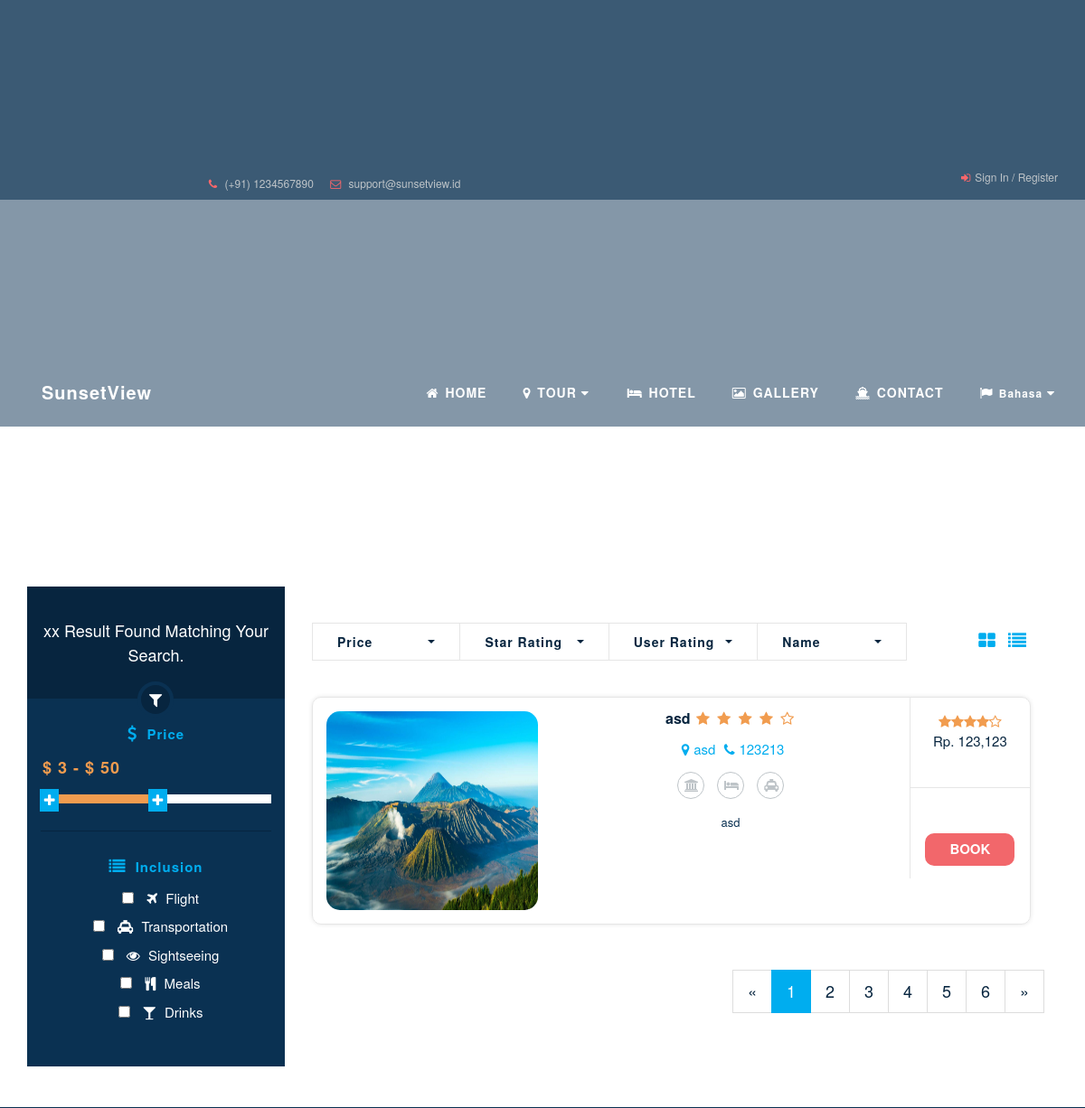
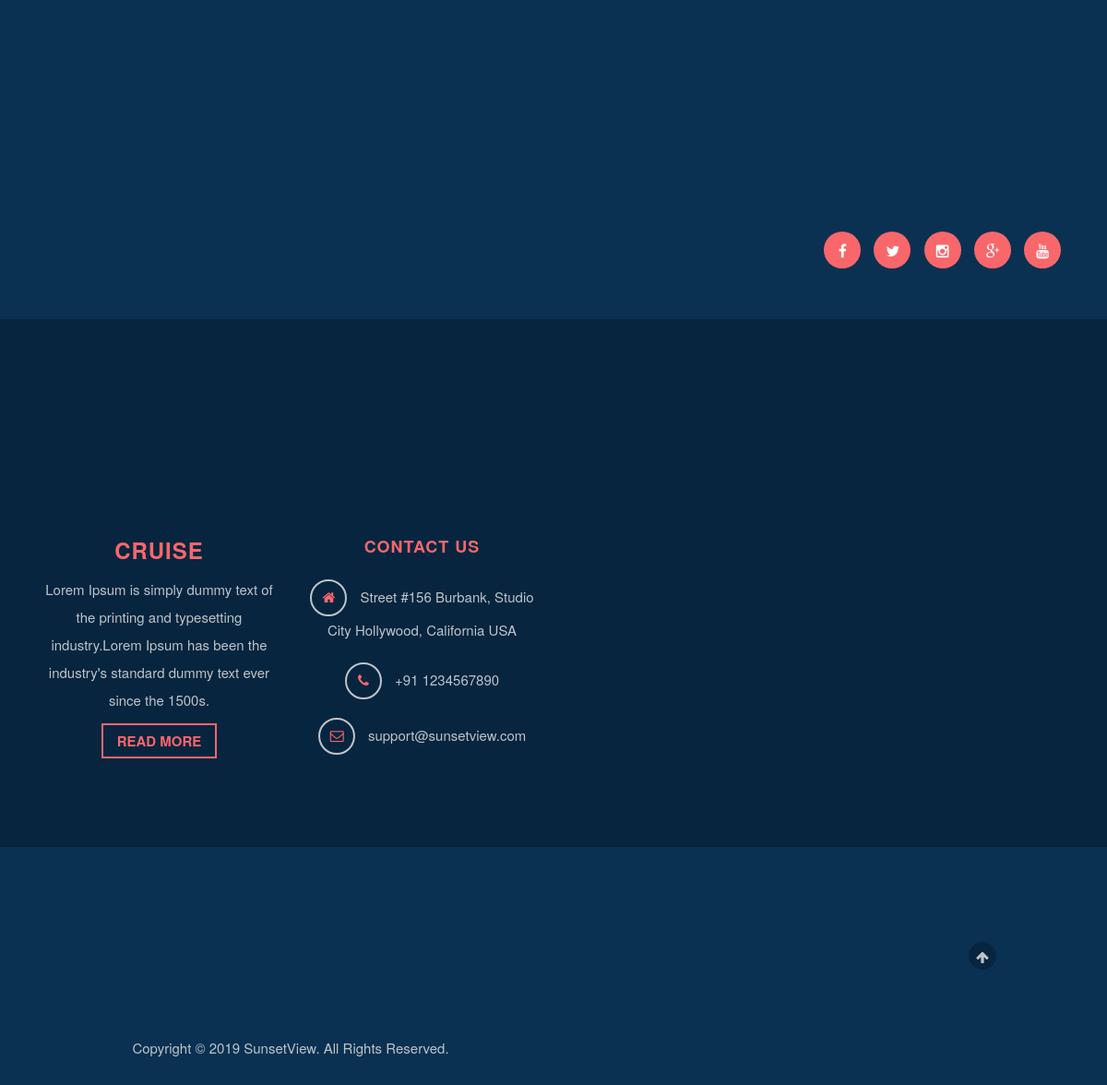
The app's page /index.php/wisata with its own data (2 pictures, top to bottom).
### tables this page shows
CREATE TABLE `galery` (
  `idgalery` int(11) NOT NULL,
  `gambar` text,
  `deskripsi` text,
  `tag` text,
  `wisata_idwisata` int(11) DEFAULT NULL,
  `hotel_idhotel` int(11) DEFAULT NULL,
  `paket_idpaket` int(12) DEFAULT NULL
);

CREATE TABLE `wisata` (
  `idwisata` int(11) NOT NULL,
  `nama_wisata` text,
  `rating` decimal(2,1) DEFAULT NULL,
  `deskripsi_w` text,
  `harga` int(11) DEFAULT NULL,
  `lokasi` text,
  `deskripsi_eng` text,
  `harga_2` int(11) DEFAULT NULL,
  `no_telp` varchar(12) NOT NULL
);

CREATE TABLE `fasilitas` (
  `id_fasilitas` int(9) NOT NULL,
  `icon` varchar(90) NOT NULL,
  `id_wisata` int(9) DEFAULT NULL,
  `id_hotel` int(9) DEFAULT NULL,
  `id_paket` int(12) DEFAULT NULL
);

### application/controllers/Wisata.php (called while the page is built, shortened)
<?php
class Wisata extends CI_Controller {
function __construct()
	{
		$this->load->model('M_wisata');
	}
	public function index()
	{
		$data['destinasi']=$this->M_wisata->pilihWisataAll()->result();
		$this->load->view('user/v_wisata',$data);
	}
}

### index.php (called while the page is built, shortened)
<?php
require_once BASEPATH.'core/CodeIgniter.php';

### application/models/M_wisata.php (called while the page is built, shortened)
<?php
class M_wisata extends CI_Model {
	public function pilihWisataAll(){
		$this->db->select('wisata.*, galery.*');
          $this->db->from('wisata');
          $this->db->join('galery', 'wisata.idwisata = galery.wisata_idwisata');
          $data=$this->db->get();
          return $data;
	}
}

### application/views/user/v_wisata.php (the view, shortened to what this page needs)
<div class="row" style="background-color: white;">
	<div class="container">
		<div class="col-md-3 clear-padding">
			<div class="filter-head text-center">
				<h4>xx Result Found Matching Your Search.</h4>
			</div>
			<div class="filter-area">
				<div class="price-filter filter">
					<h5><i class="fa fa-usd"></i> Price</h5>
					<p>
						<input type="text" id="amount" readonly>
					</p>
					<div id="price-range"></div>
				</div>
				<div class="facilities-filter filter">
					<h5><i class="fa fa-list"></i> Inclusion</h5>
					<ul>
						<li><input type="checkbox"> <i class="fa fa-plane"></i> Flight</li>
						<li><input type="checkbox"> <i class="fa fa-taxi"></i> Transportation</li>
						<li><input type="checkbox"> <i class="fa fa-eye"></i> Sightseeing</li>
						<li><input type="checkbox"> <i class="fa fa-cutlery"></i> Meals</li>
						<li><input type="checkbox"> <i class="fa fa-glass"></i> Drinks</li>
					</ul>
				</div>
			</div>
		</div>
		<div class="col-md-9 hotel-listing">
			<div class="sort-area col-sm-10">
				<div class="col-md-3 col-sm-3 col-xs-6 sort">
					<select class="selectpicker">
						<option>Price</option>
					</select>
				</div>
				<div class="col-md-3 col-sm-3 col-xs-6 sort">
					<select class="selectpicker">
						<option>Star Rating</option>
					</select>
				</div>
				<div class="col-md-3 col-sm-3 col-xs-6 sort">
					<select class="selectpicker">
						<option>User Rating</option>
					</select>
				</div>
				<div class="col-md-3 col-sm-3 col-xs-6 sort">
					<select class="selectpicker">
						<option>Name</option>
					</select>
				</div>
			</div>
			<div class="col-sm-2 view-switcher">
				<div class="pull-right">
					<a class="switchgrid" title="Grid View">
						<i class="fa fa-th-large"></i>
					</a>
					<a class="switchlist active" title="List View">
						<i class="fa fa-list"></i>
					</a>
				</div>
			</div>
			<div class="clearfix"></div>
			<div class="switchable col-md-12 clear-padding">
				<?php foreach ($destinasi as $des): ?>
				<div  class="hotel-list-view" style="border-radius: 10px; min-height: 100px;">
					<div class="wrapper">
						<div class="col-md-4 col-sm-6 switch-img clear-padding" style="border-radius: 10px; ">
							<img src="<?php echo base_url().$des->gambar ?>" style="border-radius: 30px; min-height: 250px;" alt="cruise">
						</div>
						<div class="col-md-6 col-sm-6 hotel-info" >
							<div>
								<div class="hotel-header" >
									<h5><?php echo $des->nama_wisata ?> <span>
										<?php  $jum = 5-$des->rating; ?>
										<?php  for ($i=0; $i < $des->rating ; $i++) { ?>
										<i class="fa fa-star colored"></i>
										<?php } ?>
										<?php  for ($i=0; $i <$jum ; $i++) { ?>
											<i class="fa fa-star-o colored"></i>
										<?php } ?>
										</span></h5>
									<p><i class="fa fa-map-marker"></i><?php echo $des->lokasi ?> <i class="fa fa-phone"></i><?php echo $des->no_telp ?></p>
								</div>
								<div class="hotel-facility">
									<?php $rt= $this->db->get_where('fasilitas', array('id_wisata'=>$des->idwisata))->result(); ?>
									<p>
										<?php foreach ($rt as $v): ?>
										<i class="<?php echo $v->icon ?>"></i>
										<?php endforeach ?>
										</p>
								</div>
								<div class="hotel-desc">
									<p><?php echo $des->deskripsi_w ?></p>
								</div>
							</div>
						</div>
						<div class="col-md-2 rating-price-box text-center clear-padding">
							<div class="rating-box">
								<div class="user-rating">
									<i class="fa fa-star"></i><i class="fa fa-star"></i><i class="fa fa-star"></i><i class="fa fa-star"></i><i class="fa fa-star-o"></i>
									<span>Rp. <?php echo number_format($des->harga) ?></span>
								</div>
							</div>
							<div class="room-book-box" style="margin-top: 40px;">
								<div class="book">
									<a href="#" style="border-radius: 10px;">BOOK</a>
								</div>
							</div>
						</div>
					</div>
				</div>
				<?php endforeach ?>
			</div>
			<div class="clearfix"></div>
			<div class="bottom-pagination">
				<nav class="pull-right">
					<ul class="pagination pagination-lg">
						<li><a href="#" aria-label="Previous"><span aria-hidden="true">&laquo;</span></a></li>
						<li class="active"><a href="#">1 <span class="sr-only">(current)</span></a></li>
						<li><a href="#">2 <span class="sr-only">(current)</span></a></li>
						<li><a href="#">3 <span class="sr-only">(current)</span></a></li>
						<li><a href="#">4 <span class="sr-only">(current)</span></a></li>
						<li><a href="#">5 <span class="sr-only">(current)</span></a></li>
						<li><a href="#">6 <span class="sr-only">(current)</span></a></li>
						<li><a href="#" aria-label="Previous"><span aria-hidden="true">&#187;</span></a></li>
					</ul>
				</nav>
			</div>
		</div>
	</div>
</div>
</body>
</html>

### records on screen
galery: gambar (picture), wisata_idwisata.nama_wisata "asd", wisata_idwisata.lokasi "asd", wisata_idwisata.no_telp "123213", wisata_idwisata.deskripsi_w "asd", wisata_idwisata.harga "123,123"
